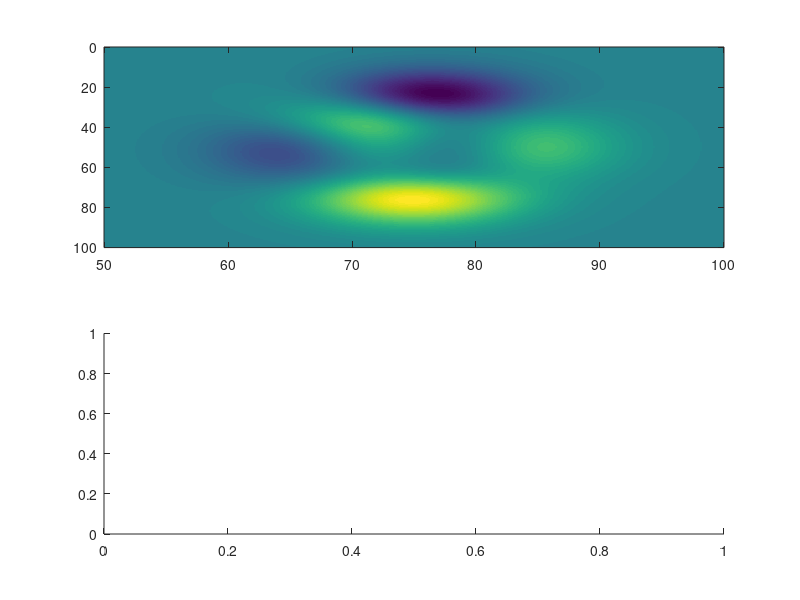

Source code (MATLAB): (Note: this script raises an error after producing the figure.)
function [h, fill_ax] = zoom_fill(ax_top, ax_bottom, top_range, bottom_range, varargin)
%ZOOM_FILL  Draw a connecting zoom polygon between two axes
%
%   Usage:
%       [h, fill_ax] = zoom_fill(ax_top, ax_bottom, top_range, bottom_range, ...)
%
%   Inputs:
%       ax_top       : axes handle - top axes -- required
%       ax_bottom    : axes handle - bottom axes -- required
%       top_range    : 1x2 double - x-range on top axes (default: ax_top.XLim)
%       bottom_range : 1x2 double - x-range on bottom axes (default: ax_bottom.XLim)
%
%   Name-Value Pairs:
%       Any name-value pair accepted by the fill object is forwarded via SET.
%
%   Outputs:
%       h       : handle to the fill object
%       fill_ax : handle to the overlay axes
%
%   Notes:
%       The overlay axes auto-update when either source axes' XLim changes
%       (scroll, zoom, pan, programmatic).
%
%   Example:
%       ax_top    = subplot(211);
%       ax_bottom = subplot(212);
%       imagesc(ax_top,    linspace(50,100),   linspace(0,100),  peaks(500));
%       imagesc(ax_bottom, linspace(3000,4100),linspace(-53,84), membrane(10,499));
%       [h, fill_ax] = zoom_fill(ax_top, ax_bottom, [75 85], [], ...
%           'FaceColor','cyan','EdgeColor','blue');
%
%   See also: fill, axes, addlistener
%
%   ∿∿∿  Prerau Laboratory MATLAB Codebase · sleepEEG.org  ∿∿∿

if nargin == 0
    ax_top = subplot(211);
    ax_bottom = subplot(212);

    imagesc(ax_top, linspace(50,100), linspace(0,100), peaks(500));
    imagesc(ax_bottom, linspace(3000,4100), linspace(-53,84), membrane(10,499));

    top_range    = [75 85];  % example top range
    bottom_range = [];        % default bottom range

    [h, fill_ax] = zoom_fill(ax_top, ax_bottom, top_range, bottom_range, ...
        'FaceColor','cyan','EdgeColor','blue');
    return;
end

% Defaults
if nargin < 3 || isempty(top_range)
    top_range = ax_top.XLim;
end
if nargin < 4 || isempty(bottom_range)
    bottom_range = ax_bottom.XLim;
end

% Validate ranges
assert(all(top_range >= ax_top.XLim(1) & top_range <= ax_top.XLim(2)), ...
    'Top range exceeds axis limits');
assert(all(bottom_range >= ax_bottom.XLim(1) & bottom_range <= ax_bottom.XLim(2)), ...
    'Bottom range exceeds axis limits');

% Get normalized positions
set(gcf,'Units','normalized');
pos_top    = get(ax_top, 'Position');
pos_bottom = get(ax_bottom, 'Position');

left_edge   = min(pos_top(1), pos_bottom(1));
right_edge  = max(pos_top(1)+pos_top(3), pos_bottom(1)+pos_bottom(3));
bottom_edge = min(pos_top(2)+pos_top(4), pos_bottom(2)+pos_bottom(4));
top_edge    = max(pos_top(2), pos_bottom(2));

total_width  = right_edge - left_edge;
total_height = top_edge  - bottom_edge;

% Create overlay axes
fill_ax = axes('Position',[left_edge, bottom_edge, total_width, total_height]);
fill_ax.Color = 'none';
fill_ax.XLim  = [0 1];
fill_ax.YLim  = [0 1];

% Normalized coordinates
top_prop    = (top_range - ax_top.XLim(1)) / diff(ax_top.XLim);
bottom_prop = (bottom_range - ax_bottom.XLim(1)) / diff(ax_bottom.XLim);

x_fill = [top_prop, fliplr(bottom_prop)];
y_fill = [1 1 0 0];

% Make fill_ax current
axes(fill_ax);

% Always create fill with default face color and no edge
h = fill(x_fill, y_fill, [0.7 0.7 0.7], 'EdgeColor','none');

% Apply varargin options if provided
if ~isempty(varargin)
    set(h, varargin{:});
end

axis(fill_ax,'off');
uistack(fill_ax,'bottom');

% --- Update function
function update_fill(~,~)
    top_vals = top_range; bottom_vals = bottom_range;
    if isempty(top_vals), top_vals = ax_top.XLim; end
    if isempty(bottom_vals), bottom_vals = ax_bottom.XLim; end
    top_prop = (top_vals - ax_top.XLim(1)) / diff(ax_top.XLim);
    bottom_prop = (bottom_vals - ax_bottom.XLim(1)) / diff(ax_bottom.XLim);
    h.XData = [top_prop, fliplr(bottom_prop)];
    h.YData = [1 1 0 0];
end

% --- Listeners for any XLim change (scroll, zoom, pan, programmatic)
addlistener(ax_top,'XLim','PostSet',@update_fill);
addlistener(ax_bottom,'XLim','PostSet',@update_fill);

% --- Initial update
update_fill();
end
